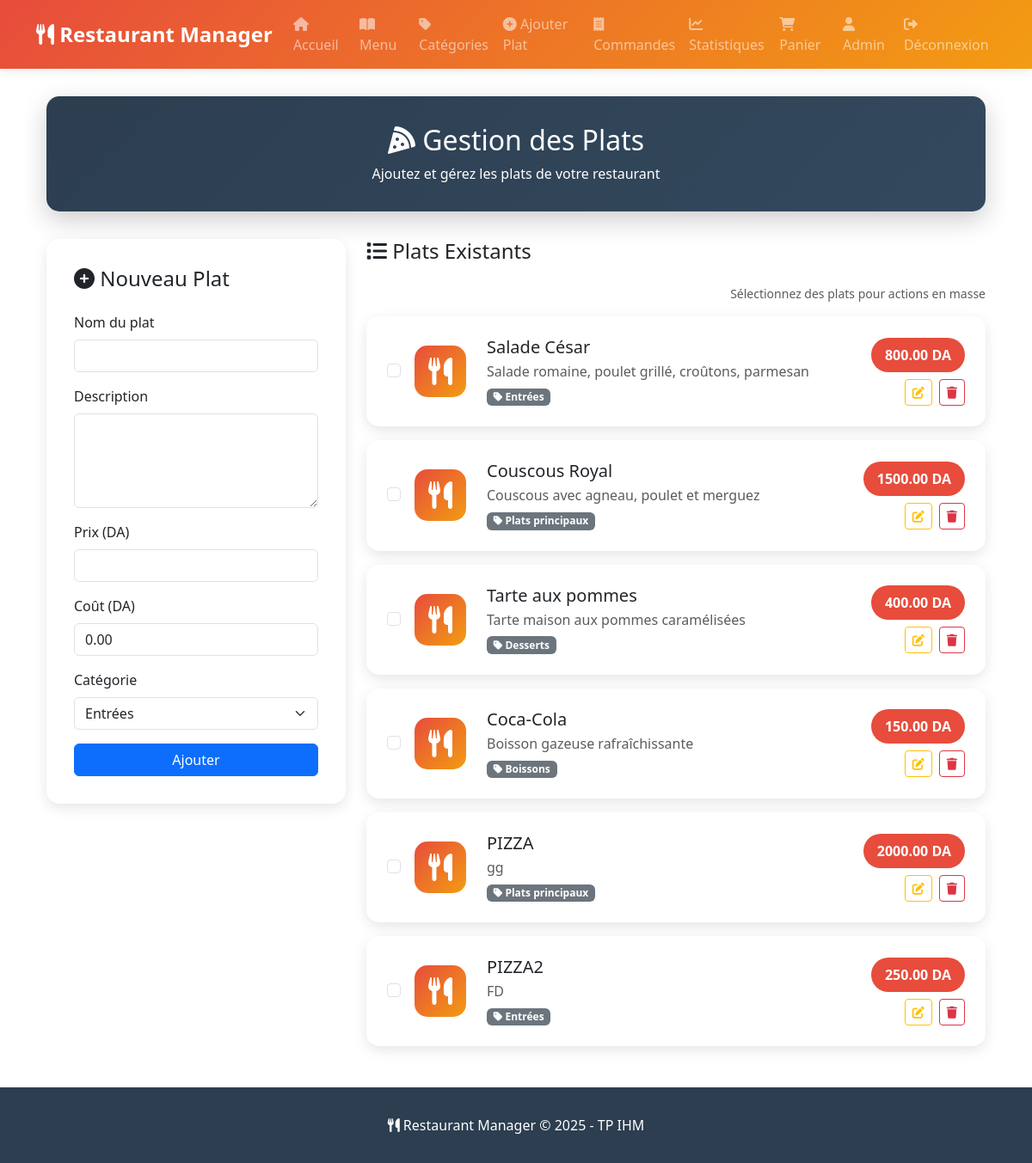
The page /admin/dishes (signed in) on the database its author committed.
### models.py (models this page shows, shortened)
class User(db.Model):
    __tablename__ = 'users'
    id = db.Column(db.Integer, primary_key=True)
    username = db.Column(db.String(50), nullable=False)
    email = db.Column(db.String(100), nullable=False, unique=True)
    password = db.Column(db.String(200), nullable=False)
    is_admin = db.Column(db.Boolean, default=False, nullable=False)
    created_at = db.Column(db.DateTime, default=datetime.utcnow)
    orders = db.relationship('Order', backref='user', lazy=True)

class Dish(db.Model):
    __tablename__ = 'dishes'
    id = db.Column(db.Integer, primary_key=True)
    name = db.Column(db.String(100), nullable=False)
    description = db.Column(db.Text, nullable=False)
    price = db.Column(db.Numeric(10, 2), nullable=False)
    cost = db.Column(db.Numeric(10, 2), nullable=True, default=0)
    category_id = db.Column(db.Integer, db.ForeignKey('categories.id'), nullable=False)

class Category(db.Model):
    __tablename__ = 'categories'
    id = db.Column(db.Integer, primary_key=True)
    name = db.Column(db.String(50), nullable=False, unique=True)
    dishes = db.relationship('Dish', backref='category', lazy=True)

### app.py (the view, shortened to what this page needs)
@app.route('/admin/dishes', methods=['GET', 'POST'])
@admin_required
def admin_dishes():
    form = DishForm()
    categories = Category.query.all()
    form.category_id.choices = [(c.id, c.name) for c in categories]
    dishes = Dish.query.join(Category).all()
    return render_template('admin_dishes.html', form=form, dishes=dishes, categories=categories)

### app.py
class DishForm(FlaskForm):
    name = StringField('Nom du plat', validators=[DataRequired(), Length(max=100)])
    description = TextAreaField('Description', validators=[DataRequired()])
    price = DecimalField('Prix (DA)', validators=[DataRequired(), NumberRange(min=0)])
    cost = DecimalField('Coût (DA)', validators=[NumberRange(min=0)], default=0)
    category_id = SelectField('Catégorie', coerce=int, validators=[DataRequired()])
    submit = SubmitField('Ajouter')

### app.py (called while the page is built)
def admin_required(f):
    @wraps(f)
    def decorated(*args, **kwargs):
        if 'user_id' not in session:
            flash('Veuillez vous connecter pour accéder à cette page.', 'warning')
            return redirect(url_for('login'))
        user = User.query.get(session['user_id'])
        if not user or not user.is_admin:
            flash('Accès refusé: privilèges administrateur requis.', 'danger')
            return redirect(url_for('index'))
        return f(*args, **kwargs)
    return decorated

### templates/admin_dishes.html (shortened to what this page needs)
{% extends "layout.html" %}
{% block content %}
<div class="container">
    <div class="admin-header text-center">
        <h2><i class="fas fa-pizza-slice"></i> Gestion des Plats</h2>
        <p class="mb-0">Ajoutez et gérez les plats de votre restaurant</p>
    </div>
    <div class="row">
        <div class="col-lg-4">
            <div class="form-card">
                <h4 class="mb-4"><i class="fas fa-plus-circle"></i> Nouveau Plat</h4>
                <form method="POST" novalidate>
                    <div class="mb-3">
                        {{ form.name.label(class="form-label") }}
                        {{ form.name(class="form-control" + (" is-invalid" if form.name.errors else "")) }}
                    </div>
                    <div class="mb-3">
                        {{ form.description.label(class="form-label") }}
                        {{ form.description(class="form-control", rows=4) }}
                    </div>
                    <div class="mb-3">
                        {{ form.price.label(class="form-label") }}
                        {{ form.price(class="form-control" + (" is-invalid" if form.price.errors else "")) }}
                    </div>
                    <div class="mb-3">
                        {{ form.cost.label(class="form-label") }}
                        {{ form.cost(class="form-control" + (" is-invalid" if form.cost.errors else "")) }}
                    </div>
                    <div class="mb-3">
                        {{ form.category_id.label(class="form-label") }}
                        {{ form.category_id(class="form-select" + (" is-invalid" if form.category_id.errors else "")) }}
                    </div>
                    {{ form.submit(class="btn btn-primary w-100") }}
                </form>
            </div>
        </div>
        <div class="col-lg-8">
            <h4 class="mb-4"><i class="fas fa-list"></i> Plats Existants</h4>
            {% if dishes %}
                <div class="mb-3 d-flex justify-content-between align-items-center">
                    <div class="text-muted small">Sélectionnez des plats pour actions en masse</div>
                </div>
                {% for dish in dishes %}
                <div class="dish-item" style="animation-delay: {{ loop.index * 0.1 }}s" data-id="{{ dish.id }}">
                    <div class="row align-items-center">
                        <div class="col-auto d-flex align-items-center">
                            <div class="form-check me-2">
                                <input class="form-check-input dish-checkbox" type="checkbox" value="{{ dish.id }}" id="dish-chk-{{ dish.id }}" aria-label="Sélectionner {{ dish.name }}">
                            </div>
                            <div class="dish-icon">
                                <i class="fas fa-utensils"></i>
                            </div>
                        </div>
                        <div class="col">
                            <h5 class="mb-1" id="dish-name-{{ dish.id }}">{{ dish.name }}</h5>
                            <p class="text-muted mb-1" id="dish-desc-{{ dish.id }}">{{ dish.description[:80] }}{% if dish.description|length > 80 %}...{% endif %}</p>
                            {% if dish.category %}
                            <small class="badge bg-secondary" id="dish-cat-{{ dish.id }}">
                                <i class="fas fa-tag"></i> {{ dish.category.name }}
                            </small>
                            {% else %}
                            <small class="text-muted" id="dish-cat-{{ dish.id }}">Sans catégorie</small>
                            {% endif %}
                        </div>
                        <div class="col-auto d-flex flex-column align-items-end">
                            <span class="price-display mb-2" id="dish-price-{{ dish.id }}">{{ "%.2f"|format(dish.price) }} DA</span>
                            <div class="d-flex gap-2">
                                <button class="btn btn-sm btn-outline-warning" onclick="openEditDish({{ dish.id }})" aria-label="Éditer {{ dish.name }}"><i class="fas fa-edit"></i></button>
                                <button class="btn btn-sm btn-outline-danger" onclick="openDeleteDish({{ dish.id }}, '{{ dish.name|e }}')" aria-label="Supprimer {{ dish.name }}"><i class="fas fa-trash"></i></button>
                            </div>
                        </div>
                    </div>
                </div>
                {% endfor %}
            {% else %}
                <div class="alert alert-info text-center">
                    <i class="fas fa-info-circle fa-3x mb-3 d-block"></i>
                    <h5>Aucun plat</h5>
                    <p class="mb-0">Ajoutez votre premier plat pour commencer.</p>
                </div>
            {% endif %}
        </div>
    </div>
</div>
{% endblock %}

### templates/layout.html (shortened to what this page needs)
<!DOCTYPE html>
<html lang="fr">
<head>
    <link href="https://cdn.jsdelivr.net/npm/bootstrap@5.3.0/dist/css/bootstrap.min.css" rel="stylesheet">
    <link rel="stylesheet" href="https://cdnjs.cloudflare.com/ajax/libs/font-awesome/6.0.0/css/all.min.css">
</head>
<body>
    <nav class="navbar navbar-expand-lg navbar-dark">
        <div class="container">
            <a class="navbar-brand" href="{{ url_for('index') }}">
                <i class="fas fa-utensils"></i> Restaurant Manager
            </a>
            <div class="collapse navbar-collapse" id="navbarNav">
                <ul class="navbar-nav me-auto">
                    <li class="nav-item">
                        <a class="nav-link" href="{{ url_for('index') }}">
                            <i class="fas fa-home"></i> Accueil
                        </a>
                    </li>
                    <li class="nav-item">
                        <a class="nav-link" href="{{ url_for('dishes_view') }}">
                            <i class="fas fa-book-open"></i> Menu
                        </a>
                    </li>
                    {% if session.get('is_admin') %}
                    <li class="nav-item">
                        <a class="nav-link" href="{{ url_for('admin_categories') }}">
                            <i class="fas fa-tag"></i> Catégories
                        </a>
                    </li>
                    <li class="nav-item">
                        <a class="nav-link" href="{{ url_for('admin_dishes') }}">
                            <i class="fas fa-plus-circle"></i> Ajouter Plat
                        </a>
                    </li>
                    <li class="nav-item">
                        <a class="nav-link" href="{{ url_for('admin_orders') }}">
                            <i class="fas fa-receipt"></i> Commandes
                        </a>
                    </li>
                    <li class="nav-item">
                        <a class="nav-link" href="{{ url_for('stats') }}">
                            <i class="fas fa-chart-line"></i> Statistiques
                        </a>
                    </li>
                    {% endif %}
                </ul>
                <ul class="navbar-nav">
                    {% if session.get('user_id') %}
                    <li class="nav-item position-relative">
                        <a class="nav-link" href="{{ url_for('cart') }}">
                            <i class="fas fa-shopping-cart"></i> Panier
                        </a>
                    </li>
                    <li class="nav-item">
                        <a class="nav-link" href="{{ url_for('profile') }}">
                            <i class="fas fa-user"></i> {{ session.username }}
                        </a>
                    </li>
                    <li class="nav-item">
                        <a class="nav-link" href="{{ url_for('logout') }}">
                            <i class="fas fa-sign-out-alt"></i> Déconnexion
                        </a>
                    </li>
                    {% endif %}
                </ul>
            </div>
        </div>
    </nav>
    <main class="main-content">
        <div class="container">
            {% block content %}{% endblock %}
        </div>
    </main>
    <footer>
        <div class="container text-center">
            <p class="mb-0">
                <i class="fas fa-utensils"></i> Restaurant Manager &copy; 2025 - TP IHM
            </p>
        </div>
    </footer>
</body>
</html>

### templates/layout.html (style rules this page uses)
:root { --primary-color: #e74c3c; --secondary-color: #2c3e50; --accent-color: #f39c12; }
body { font-family: 'Segoe UI', Tahoma, Geneva, Verdana, sans-serif; min-height: 100vh; display: flex; flex-direction: column; }
.navbar { background: linear-gradient(135deg, var(--primary-color), var(--accent-color)); box-shadow: 0 2px 10px rgba(0,0,0,0.1); }
.navbar-brand { font-weight: bold; font-size: 1.5rem; }
.nav-link { transition: all 0.3s ease; position: relative; }
.nav-link::after { content: ''; position: absolute; bottom: 0; left: 50%; width: 0; height: 2px; background: white; transition: all 0.3s ease; transform: translateX(-50%); }
.badge { animation: pulse 2s infinite; }
.main-content { flex: 1; padding: 2rem 0; }
footer { background: var(--secondary-color); color: white; padding: 2rem 0; margin-top: auto; }

### templates/admin_dishes.html (style rules this page uses)
.admin-header { background: linear-gradient(135deg, var(--secondary-color), #34495e); color: white; padding: 2rem; border-radius: 15px; margin-bottom: 2rem; box-shadow: 0 10px 30px rgba(0,0,0,0.2); }
.form-card { background: white; border: none; border-radius: 15px; padding: 2rem; box-shadow: 0 5px 15px rgba(0,0,0,0.1); margin-bottom: 2rem; position: sticky; top: 20px; }
.dish-item { background: white; border: none; border-radius: 15px; padding: 1.5rem; margin-bottom: 1rem; box-shadow: 0 5px 15px rgba(0,0,0,0.1); transition: all 0.3s ease; animation: slideIn 0.5s ease; }
.dish-icon { width: 60px; height: 60px; background: linear-gradient(135deg, var(--primary-color), var(--accent-color)); border-radius: 15px; display: flex; align-items: center; justify-content: center; color: white; font-size: 2rem; }
.price-display { background: var(--primary-color); color: white; padding: 0.5rem 1rem; border-radius: 20px; font-weight: bold; }

### rows shown on the page
User: username "Admin"
Dish: name "Salade César", description "Salade romaine, poulet grillé, croûtons, parmesan", category.name "Entrées", price "800.00"
Dish: name "Couscous Royal", description "Couscous avec agneau, poulet et merguez", category.name "Plats principaux", price "1500.00"
Dish: name "Tarte aux pommes", description "Tarte maison aux pommes caramélisées", category.name "Desserts", price "400.00"
Dish: name "Coca-Cola", description "Boisson gazeuse rafraîchissante", category.name "Boissons", price "150.00"
Dish: name "PIZZA", description "gg", category.name "Plats principaux", price "2000.00"
Dish: name "PIZZA2", description "FD", category.name "Entrées", price "250.00"
